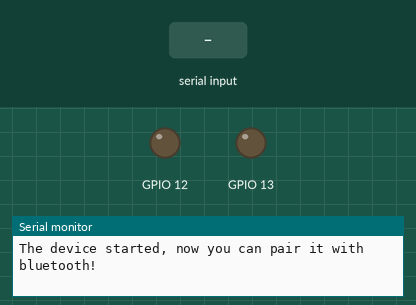
Recording of a sketch running on a simulated ESP32. On the bench: output pins drawn as LEDs (lit = HIGH), the last lines printed to the serial monitor. Inputs (shaded band) come from the test bench. Nothing arrives over Bluetooth unless stated.

Above: at 1.2 s.
1.3 s: "A" received over the second serial link
At 2.3 s:
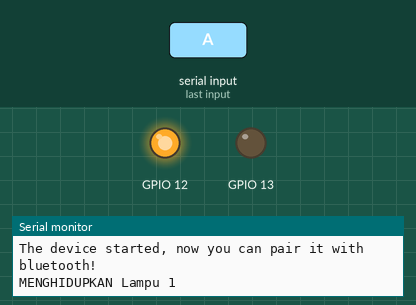
2.8 s: "D" received over the second serial link
At 3.4 s:
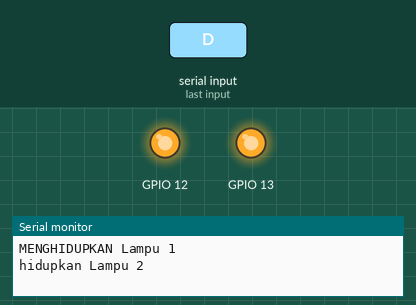
4.3 s: "1" received over the second serial link
At 5.5 s:
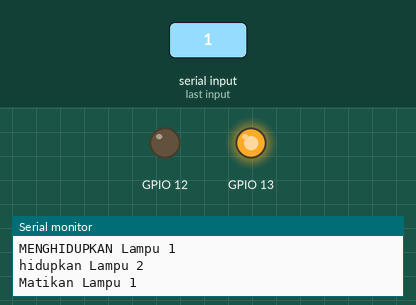
5.8 s: "4" received over the second serial link
At 6.9 s:
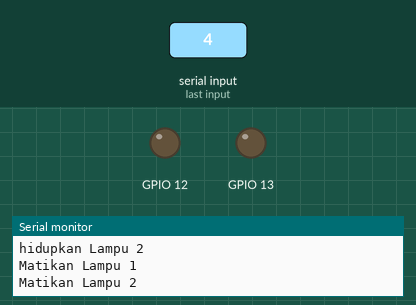
Timing chart, 0 to 8.3 s (numbered marks = the images above; inputs shaded):
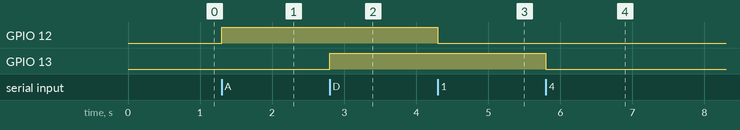

The sketch:

remote_lampu_android.ino
```cpp
#include "BluetoothSerial.h"

#if !defined(CONFIG_BT_ENABLED) || !defined(CONFIG_BLUEDROID_ENABLED)
#error Bluetooth is not enabled! Please run `make menuconfig` to and enable it
#endif


String res = "";

BluetoothSerial SerialBT;

void setup() {
  Serial.begin(115200);
  pinMode(12, OUTPUT);
  pinMode(13, OUTPUT);
  SerialBT.begin("motorku"); //Nama bluetooth kalian
  Serial.println("The device started, now you can pair it with bluetooth!");
}

void loop()
{
  while (!SerialBT.available());

  while (SerialBT.available())
  {
    char add = SerialBT.read();
    res = res + add;
    delay(1);
  }

  if (res == "T")
  {
    Serial.println("Connection Established!!!");
  }
  if (res == "1")
  {
    Serial.println("Matikan Lampu 1");
    digitalWrite(12, LOW);
  }
  if (res == "A")
  {
    Serial.println("MENGHIDUPKAN Lampu 1");
    digitalWrite(12,HIGH);
  }
  if (res == "4")
  {
    Serial.println("Matikan Lampu 2");
    digitalWrite(13, LOW);
  }
  if (res == "D")
  {
    Serial.println("hidupkan Lampu 2");
    digitalWrite(13,HIGH);
  }
  if (res == "9")
  {
    Serial.println("MENGHIDUPKAN SEMUA");
    digitalWrite(12, LOW);
    digitalWrite(13, LOW);
  }
  if (res == "I")
  {
    Serial.println("OFF SEMUA");
    digitalWrite(12, HIGH);
    digitalWrite(13, HIGH);

  }

  res = ""; // clearing the string.


}
```

Measured:
- after the input at 1.3 s, GPIO 12: LOW → HIGH at once
- after the input at 2.8 s, GPIO 13: LOW → HIGH at once
- after the input at 4.3 s, GPIO 12: HIGH → LOW at once
- after the input at 5.8 s, GPIO 13: HIGH → LOW at once
